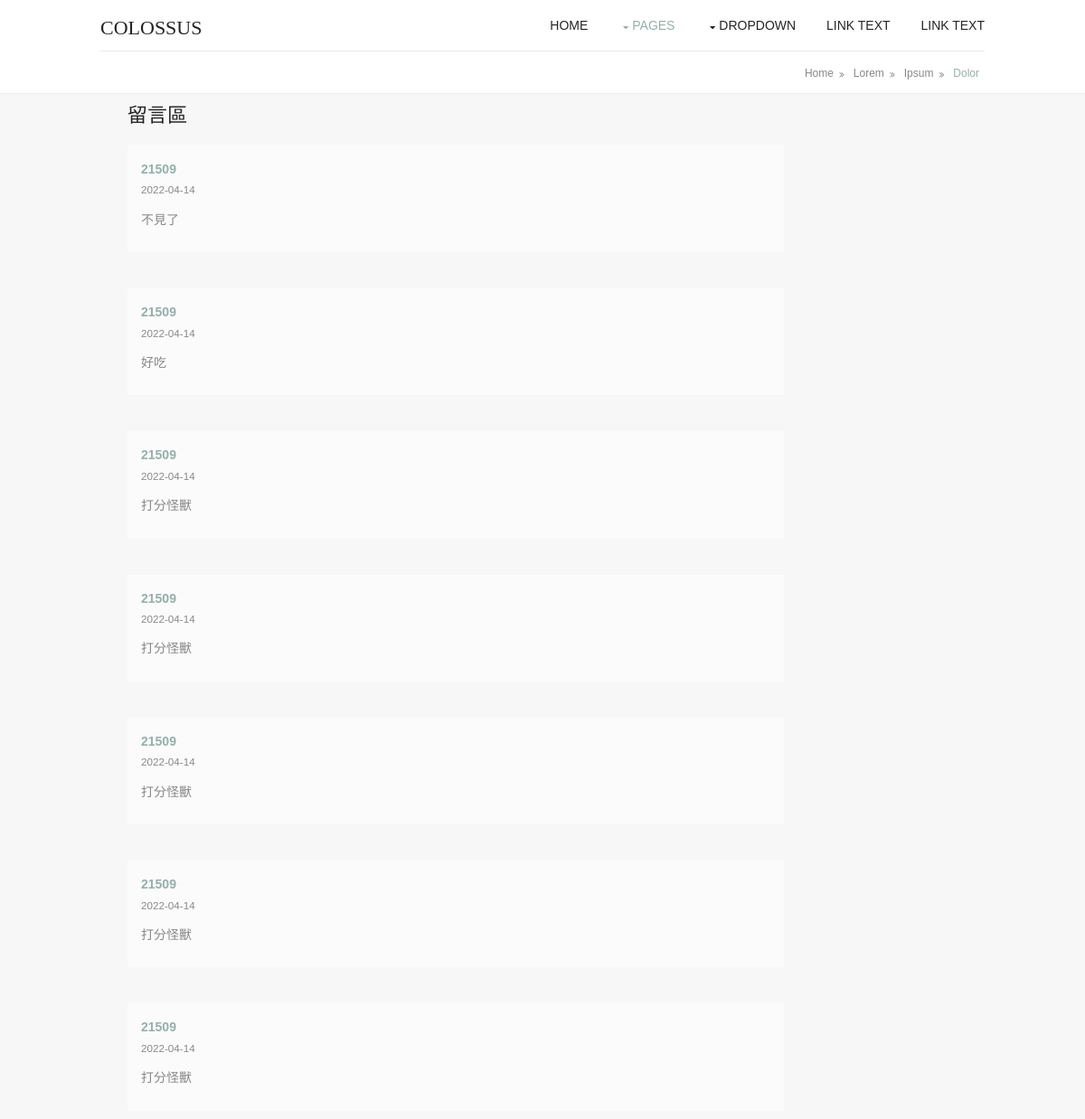
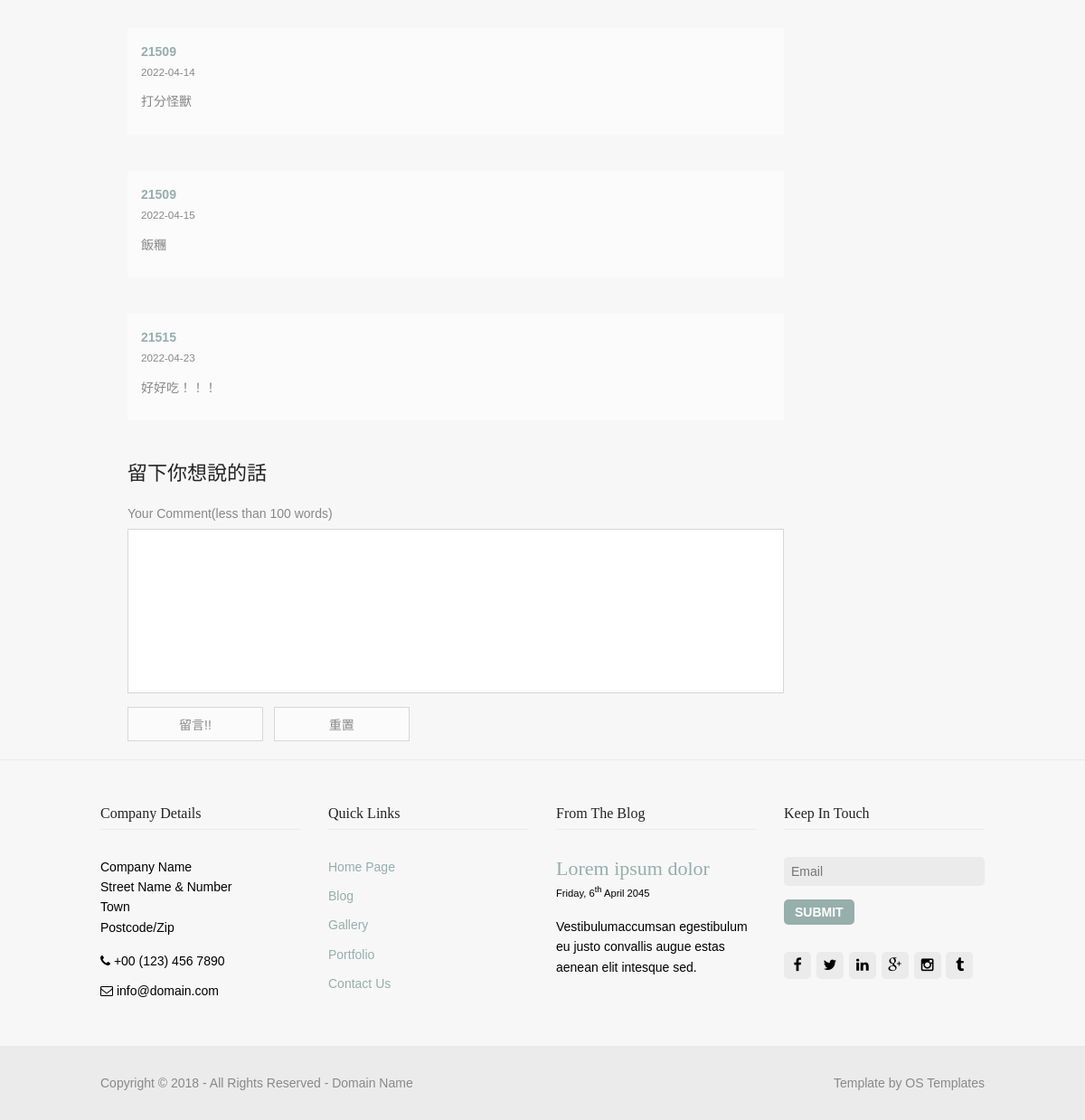
Page /pages/message_board.php on the committed database (2 pictures, top to bottom).
### tables this page shows
CREATE TABLE `comment` (
  `id` int(11) NOT NULL COMMENT '留言id',
  `word` varchar(100) NOT NULL COMMENT '留言內容',
  `date` date NOT NULL COMMENT '留言日期',
  `user_code` int(11) NOT NULL COMMENT '留言人',
  `store_id` int(11) NOT NULL COMMENT '留言所屬店家',
  `star` int(11) NOT NULL COMMENT '評價等級'
);

CREATE TABLE `user` (
  `user_code` int(11) NOT NULL COMMENT '會員編號',
  `userstatus` tinyint(4) NOT NULL DEFAULT 0 COMMENT '權限等級',
  `account` varchar(20) NOT NULL COMMENT '帳號',
  `password` varchar(30) NOT NULL COMMENT '密碼',
  `real_name` varchar(10) NOT NULL COMMENT '真實姓名',
  `email` varchar(50) NOT NULL COMMENT '電子信箱'
);

### pages/message_board.php (the view, shortened to what this page needs)
<?php
  require_once("../connMysql.php");
?>
<!DOCTYPE html>
<html>
<head>
<link href="../layout/styles/layout.css" rel="stylesheet" type="text/css" media="all">
</head>
<body id="top">
<div class="wrapper row1">
  <header id="header" class="clear">
    <div id="logo" class="fl_left">
      <h1><a href="../index.html">Colossus</a></h1>
    </div>
    <nav id="mainav" class="fl_right">
      <ul class="clear">
        <li><a href="../index.html">Home</a></li>
        <li class="active"><a class="drop" href="#">Pages</a>
        </li>
        <li><a class="drop" href="#">Dropdown</a>
        </li>
        <li><a href="#">Link Text</a></li>
        <li><a href="#">Link Text</a></li>
      </ul>
    </nav>
  </header>
</div>
<div class="wrapper row2">
  <div id="breadcrumb" class="clear">
    <ul>
      <li><a href="#">Home</a></li>
      <li><a href="#">Lorem</a></li>
      <li><a href="#">Ipsum</a></li>
      <li><a href="#">Dolor</a></li>
    </ul>
  </div>
</div>
<div class="wrapper row3">
  <main class="container clear">
    <?php
     $sql_query="SELECT *
      from `comment`
      join `user` on comment.user_code=user.user_code";
     $result = $db_link->query($sql_query) or die($db_link->error);
      echo '<div class="content three_quarter">
        <div id="comments">
        <h2>留言區</h2>';
      while ($row = $result->fetch_assoc())  {
        echo'<ul>
          <li>
            <article>
              <header>
                <address>
                  <a href="#">'.$row['account'].'</a>
                </address>
                <time datetime="2045-04-06T08:15+00:00">'.$row['date'].'</time>
              </header>
              <div class="comcont">
                <p>'.$row['word'].'</p>
              </div>
            </article>
          </li>
        </ul>';
      }
        ?>
        <h2>留下你想說的話</h2>
        <form action="" method="post">
          <div class="block clear">
            <label for="comment">Your Comment(less than 100 words)</label>
            <textarea name="comment" id="comment" cols="25" rows="10"></textarea>
          </div>
          <div>
            <input name="submit" type="submit" value="留言!!">
            <input name="reset" type="reset" value="重置">
          </div>
        </form>
      </div>
    </div>
  </main>
</div>
<div class="wrapper row4">
  <footer id="footer" class="clear">
    <div class="one_quarter first">
      <h6 class="title">Company Details</h6>
      <address class="btmspace-15">
      Company Name<br>
      Street Name &amp; Number<br>
      Town<br>
      Postcode/Zip
      </address>
      <ul class="nospace">
        <li class="btmspace-10"><span class="fa fa-phone"></span> +00 (123) 456 7890</li>
        <li><span class="fa fa-envelope-o"></span> info@domain.com</li>
      </ul>
    </div>
    <div class="one_quarter">
      <h6 class="title">Quick Links</h6>
      <ul class="nospace linklist">
        <li><a href="#">Home Page</a></li>
        <li><a href="#">Blog</a></li>
        <li><a href="#">Gallery</a></li>
        <li><a href="#">Portfolio</a></li>
        <li><a href="#">Contact Us</a></li>
      </ul>
    </div>
    <div class="one_quarter">
      <h6 class="title">From The Blog</h6>
      <article>
        <h2 class="nospace"><a href="#">Lorem ipsum dolor</a></h2>
        <time class="smallfont" datetime="2045-04-06">Friday, 6<sup>th</sup> April 2045</time>
        <p>Vestibulumaccumsan egestibulum eu justo convallis augue estas aenean elit intesque sed.</p>
      </article>
    </div>
    <div class="one_quarter">
      <h6 class="title">Keep In Touch</h6>
      <form class="btmspace-30" method="post" action="#">
        <fieldset>
          <input class="btmspace-15" type="text" value="" placeholder="Email">
          <button type="submit" value="submit">Submit</button>
        </fieldset>
      </form>
      <ul class="faico clear">
        <li><a class="faicon-facebook" href="#"><i class="fa fa-facebook"></i></a></li>
        <li><a class="faicon-twitter" href="#"><i class="fa fa-twitter"></i></a></li>
        <li><a class="faicon-linkedin" href="#"><i class="fa fa-linkedin"></i></a></li>
        <li><a class="faicon-google-plus" href="#"><i class="fa fa-google-plus"></i></a></li>
        <li><a class="faicon-instagram" href="#"><i class="fa fa-instagram"></i></a></li>
        <li><a class="faicon-tumblr" href="#"><i class="fa fa-tumblr"></i></a></li>
      </ul>
    </div>
  </footer>
</div>
<div class="wrapper row5">
  <div id="copyright" class="clear">
    <p class="fl_left">Copyright &copy; 2018 - All Rights Reserved - <a href="#">Domain Name</a></p>
    <p class="fl_right">Template by <a target="_blank" href="https://www.os-templates.com/" title="Free Website Templates">OS Templates</a></p>
  </div>
</div>
</body>
</html>

### layout/styles/layout.css (style rules this page uses)
.row3 { border-top:1px solid; }
.row4 { border-top:1px solid; }
#header #logo h1 { margin:18px 0 0 0; padding:0; font-size:22px; text-transform:uppercase; }
.container { padding:5px 0; }
#comments ul { margin:0 0 40px 0; padding:0; list-style:none; }
#comments li { margin:0 0 10px 0; padding:15px; }
#comments address { font-weight:bold; }
#comments time { font-size:smaller; }
#comments .comcont { display:block; margin:0; padding:0; }
#comments .comcont p { margin:10px 5px 10px 0; padding:0; }
#comments form { display:block; width:100%; }
#comments input, #comments textarea { width:100%; padding:10px; border:1px solid; }
#comments textarea { overflow:auto; }
#comments div { margin-bottom:15px; }
#comments input[type="submit"], #comments input[type="reset"] { display:inline-block; width:auto; min-width:150px; margin:0; padding:8px 5px; cursor:pointer; }
#footer { padding:50px 0; }
#footer .title { margin:0 0 30px 0; padding:0 0 8px 0; border-bottom:1px solid; font-size:16px; }
#footer .linklist li { margin-bottom:10px; }
#footer .linklist li:last-child { margin-bottom:0; }
#footer .smallfont { font-size:.8em; margin:0; }
#footer input, #footer button { border:none; border-radius:5px; }
#footer input { display:block; width:100%; padding:8px; }
#footer button { padding:6px 12px; font-weight:bold; text-transform:uppercase; cursor:pointer; }
#copyright { padding:30px 0; }
#copyright * { margin:0; padding:0; }
.faico a, #mainav *, .latest ::before, .latest ::after, #backtotop { transition:all .3s ease-in-out; }
nav ul, nav ol { margin:0; padding:0; list-style:none; }
#mainav, #breadcrumb, .sidebar nav { line-height:normal; }
#mainav .drop::after, #mainav li li .drop::after, #breadcrumb li a::after, .sidebar nav a::after { position:absolute; font-family:"FontAwesome"; font-size:10px; line-height:10px; }
#mainav ul { text-transform:uppercase; }
#mainav li { display:inline-block; position:relative; margin:0 30px 0 0; padding:0; }
#mainav li:last-child { margin-right:0; }
#mainav li a { display:block; padding:20px 0; }
#mainav .drop { padding-left:15px; }
#mainav .drop::after, #mainav li li .drop::after { content:"\f0d7"; }
#mainav .drop::after { top:25px; left:5px; }
#breadcrumb { padding:15px 0; border-top:1px solid; }
#breadcrumb ul { margin:0; padding:0; list-style:none; text-align:right; }
#breadcrumb li { display:inline-block; margin:0 6px 0 0; padding:0; }
#breadcrumb li a { display:block; position:relative; margin:0; padding:0 12px 0 0; font-size:12px; }
#breadcrumb li a::after { top:3px; right:0; content:"\f101"; }
#breadcrumb li:last-child a { margin:0; padding:0; }
#breadcrumb li:last-child a::after { display:none; }
.faico { margin:0; padding:0; list-style:none; }
.faico li { display:inline-block; margin:0 2px 0 0; padding:0; line-height:normal; }
.faico li:last-child { margin-right:0; }
.faico a { display:inline-block; width:30px; height:30px; line-height:30px; border-radius:5px; font-size:16px; text-align:center; }
.faico a { color:inherit; background-color:#EBEBEB; }
body { color:#888888; background-color:#FFFFFF; }
a { color:#96AFAA; }
h1, h2, h3, h4, h5, h6, .heading { color:#242424; border-color:inherit; }
.row1, .row1 a { color:#242424; background-color:#FFFFFF; }
.row2 { color:#888888; background-color:#FFFFFF; }
.row3 { color:#888888; background-color:#F7F7F7; border-color:#EBEBEB; }
.row4 { color:#888888; background-color:#F7F7F7; border-color:#EBEBEB; }
.row5, .row5 a { color:#888888; background-color:#EBEBEB; }
#footer .title { border-color:#EBEBEB; }
#footer input { color:#888888; background-color:#EBEBEB; }
#footer button { color:#FFFFFF; background-color:#96AFAA; }
#mainav li a { color:inherit; }
#mainav .active a, #mainav a:hover, #mainav li:hover > a { color:#96AFAA; background-color:inherit; }
#breadcrumb { border-color:#EBEBEB; }
#breadcrumb a { color:inherit; background-color:inherit; }
#breadcrumb li:last-child a { color:#96AFAA; }
table, th, td, #comments .avatar, #comments input, #comments textarea { border-color:#D7D7D7; }
tr, #comments li, #comments input[type="submit"], #comments input[type="reset"] { color:inherit; background-color:#FBFBFB; }
table a, #comments a { background-color:inherit; }
@media screen and (min-width:978px) { #header, #services, #cta, #breadcrumb, .container, #footer, #copyright { max-width:978px; } }

### rows in the picture
comment: user.account "21509", date "2022-04-14", word "不見了"
comment: user.account "21509", date "2022-04-14", word "好吃"
comment: user.account "21509", date "2022-04-14", word "打分怪獸"
comment: user.account "21509", date "2022-04-14", word "打分怪獸"
comment: user.account "21509", date "2022-04-14", word "打分怪獸"
comment: user.account "21509", date "2022-04-14", word "打分怪獸"
comment: user.account "21509", date "2022-04-14", word "打分怪獸"
comment: user.account "21509", date "2022-04-14", word "打分怪獸"
comment: user.account "21509", date "2022-04-15", word "飯糰"
comment: user.account "21515", date "2022-04-23", word "好好吃！！！"
